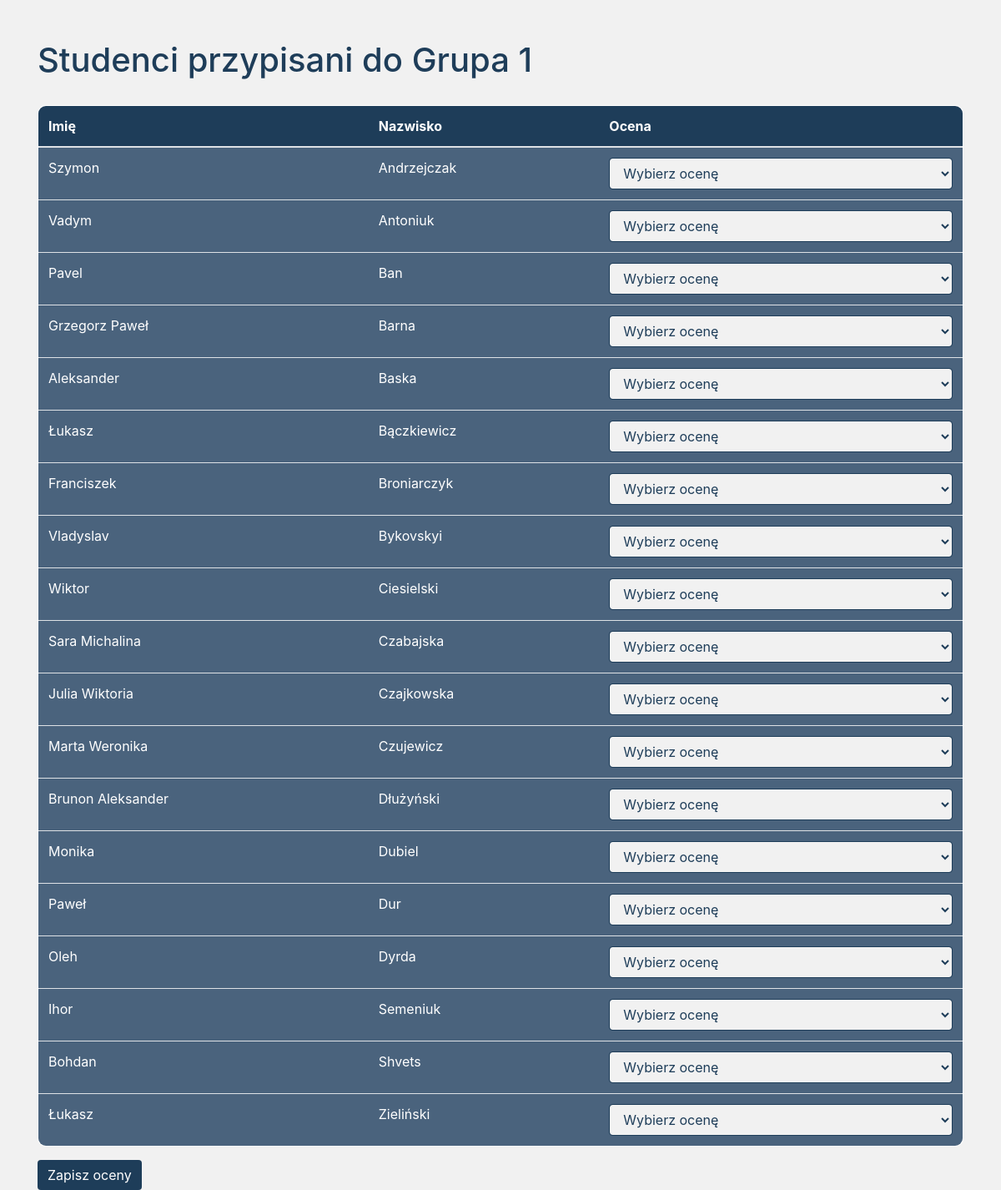
Screenshot of /group/3/students (signed in) with the database file from the repository.
### app/models.py (models this page shows)
class Group(db.Model):
    __tablename__ = 'groups'
    id = db.Column(db.Integer, primary_key=True)
    name = db.Column(db.String(100), nullable=False)
    subject_id = db.Column(db.Integer, db.ForeignKey('subjects.id'), nullable=False)
    subject = db.relationship('Subject', back_populates='groups')
    students = db.relationship('User', secondary=group_student, back_populates='groups')

class User(UserMixin, db.Model):
    __tablename__ = 'users'
    id = db.Column(db.Integer, primary_key=True)
    username = db.Column(db.String(150), unique=True, nullable=False)  # Używane przez adminów i nauczycieli
    first_name = db.Column(db.String(150), nullable=True)  # Tylko dla studentów
    last_name = db.Column(db.String(150), nullable=True)  # Tylko dla studentów
    password = db.Column(db.String(150), nullable=False)
    role = db.Column(db.String(50), nullable=False)  # 'admin', 'teacher', 'student'
    grade = db.Column(db.Float, nullable=True)  # Nowa kolumna na ocenę
    groups = db.relationship('Group', secondary='group_student', back_populates='students')

### app/routes.py (the view, shortened to what this page needs)
@bp.route('/group/<int:group_id>/students', methods=['GET', 'POST'])
@login_required
def group_students(group_id):
    group = Group.query.get_or_404(group_id)
    students = group.students
    return render_template('group_students.html', group=group, students=students)

### app/__init__.py (called while the page is built)
@login_manager.user_loader
def load_user(user_id):
    from .models import User  # Import User w funkcji
    return User.query.get(int(user_id))

### app/templates/group_students.html (shortened to what this page needs)
<!DOCTYPE html>
<html lang="pl">
<head>
    <link rel="stylesheet" href="https://stackpath.bootstrapcdn.com/bootstrap/4.5.2/css/bootstrap.min.css">
</head>
<body>
    <div class="container mt-5">
        <h1>Studenci przypisani do {{ group.name }}</h1>
        <form method="POST">
            <table class="table table-striped">
                <thead>
                    <tr>
                        <th>Imię</th>
                        <th>Nazwisko</th>
                        <th>Ocena</th>
                    </tr>
                </thead>
                <tbody>
                    {% for student in students %}
                        <tr>
                            <td>{{ student.first_name }}</td>
                            <td>{{ student.last_name }}</td>
                            <td>
                                <select name="grade_{{ student.id }}" class="form-control">
                                    <option value="">Wybierz ocenę</option>
                                </select>
                            </td>
                        </tr>
                    {% endfor %}
                </tbody>
            </table>
            <button type="submit" class="btn btn-primary">Zapisz oceny</button>
        </form>
    </div>
</body>
</html>

### app/templates/group_students.html (style rules this page uses)
body { background-color: #f1f1f1; }
h1 { color: #1e3d59; margin-bottom: 30px; }
.table { background-color: white; border-radius: 10px; overflow: hidden; border: 1px solid #1e3d59; }
th { background-color: #1e3d59; color: white; }
td { background-color: #4a637d; color: white; }
.btn-primary { background-color: #1e3d59; border: none; }
select.form-control { background-color: #f1f1f1; border: 1px solid #1e3d59; color: #1e3d59; }

### rows the page displays
Group: name "Grupa 1"
User: first_name "Szymon", last_name "Andrzejczak"
User: first_name "Vadym", last_name "Antoniuk"
User: first_name "Pavel", last_name "Ban"
User: first_name "Grzegorz Paweł", last_name "Barna"
User: first_name "Aleksander", last_name "Baska"
User: first_name "Łukasz", last_name "Bączkiewicz"
User: first_name "Franciszek", last_name "Broniarczyk"
User: first_name "Vladyslav", last_name "Bykovskyi"
User: first_name "Wiktor", last_name "Ciesielski"
User: first_name "Sara Michalina", last_name "Czabajska"
User: first_name "Julia Wiktoria", last_name "Czajkowska"
User: first_name "Marta Weronika", last_name "Czujewicz"
User: first_name "Brunon Aleksander", last_name "Dłużyński"
User: first_name "Monika", last_name "Dubiel"
User: first_name "Paweł", last_name "Dur"
User: first_name "Oleh", last_name "Dyrda"
User: first_name "Ihor", last_name "Semeniuk"
User: first_name "Bohdan", last_name "Shvets"
User: first_name "Łukasz", last_name "Zieliński"
